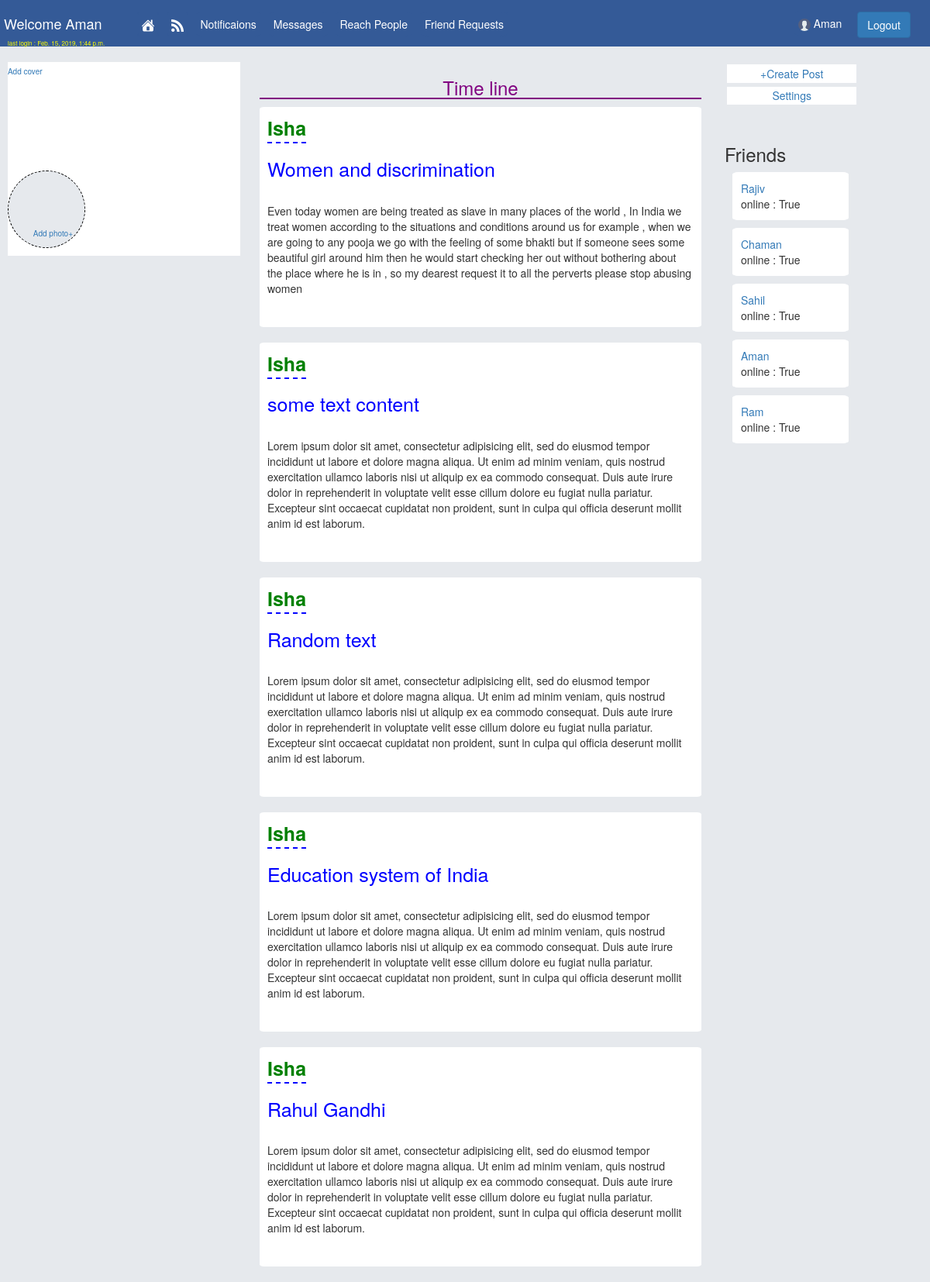
The page /display/19 (signed in) on the database its author committed.
### user_management/models.py (models this page shows)
class Posts(models.Model):
	user 			= 	models.ForeignKey(User,on_delete = models.CASCADE)
	content_type 	=	models.CharField(max_length=50 ,blank = True)				# This will be the caption or the heading of any post
	content 		=	models.TextField()
	post_image      =	models.ImageField(blank = True)
	no_of_likes		=	models.IntegerField(blank= True)
	no_of_comments	=	models.IntegerField(blank = True)

class friend(models.Model):
	my_detail 		=	models.ForeignKey(User,on_delete = models.CASCADE,related_name='my_detail')
	friend 			=	models.ForeignKey(User,on_delete = models.CASCADE,related_name='friend')

### user_management/views.py (the view)
# urls.py: path('display/<int:id>',display),
def display(request,id):
	try:
		user 					= 	User.objects.get(id= id)
	except:
		return HttpResponse('<center><h1>trying to hack ? You missed it then</h1></center>')
	data 					=   {}
	try :
		post 				= 	Posts.objects.filter(user = user)
		data['posts'] 		= 	post
	except:
		data['posts'] 		= 	'No Posts'
	try:
		p 					=	Profile.objects.get(user = user)
		data['profile'] 	= 	p
	except:
		data['profile'] 	= 	'user Doesnot exists'
	try:
		f 	 				= 	friend.objects.filter(my_detail = user)
		data['friends'] 	=	f
	except:
		data['friends']		= 	'No friends'
	return render(request,'display_profile.html',data)

### user_management/templates/display_profile.html (shortened to what this page needs)
{%extends 'profile.html'%}

### user_management/templates/profile.html (shortened to what this page needs)
{% load static%}
<!DOCTYPE html>
<html>
<head>
	<link rel="stylesheet" type="text/css" href="{% static 'bootstrap.min.css'%}">
	<link rel="stylesheet" type="text/css" href="{% static 'profile.css'%}">
</head>
<body style="background-color: #E6E9ED">
	<nav class="navbar navbar-light navbar-fixed-top" style="background-color: #345A97;height:60px; ">
		<div class="container-fluid">
		    <div class="navbar-header">
		      <a class="navbar-brand " href="/" style="color:white;padding: 20px;">
		    	  Welcome {{request.user|capfirst}}
		  	  </a><br>
		      <div style="padding-left:10px;color:yellow;font-size: 8px; ">
		      		last login : {{request.user.last_login}}
		      </div>
		    </div>
		    <ul class="icons navbar-nav">
		      <li><a href="/profile/{{request.user.id}}"><img src="{%static 'home.ico'%}"></a></li>
		      <li><a href="#"><img src="{%static 'newfeed.ico'%}"></a></li>
		      <li><a href="#">Notificaions</a></li>
		      <li><a href="#">Messages</a></li>
		      <li><a href="/exploring">Reach People</a></li>
		      <li ><a href="#" >Friend Requests</a></li>
		    </ul>
		    <div class="navbar-right" style="margin:15px;">
		    	<span>
		    		<a href="/profile/{{request.user.id}}">
		    			<span class="u_icon">
		    				<img src="{%static 'user.png'%}">
		    				<span style="color:white;margin-right:10px;"> {{request.user|capfirst}}</span>
		    			</span>
		    		</a>
		    	</span>
		    	<span>
		    		<a href="/logout" style="margin-right:10px;">
		    			<button class="btn btn-primary">Logout</button>
		    		</a>
		    	</span>
		    </div>
	  </div>
	</nav>
	{%if request.user.is_authenticated%}
		<div class="container-fluid " style="position: relative;top:80px;">
			<div class="col-lg-3  custom  " style="padding:0px">
				<div class="cover-pic ">
					<div class="profile-pic">
						<p style="position:absolute;right:15px;bottom:10px;margin:0px;">
							<a href="#" class="" style="text-align: center;font-size: 10px;">
								Add photo+
							</a>
						</p>
					</div>
					<div>
						<p><a href="#" style="font-size: 10px;	">Add cover</a></p>
					</div>
				</div>
			</div>
			<div class="col-lg-6" style="background-color:#E6E9ED; ">
				<h3 style="color:purple;text-align: center;border-bottom:2px solid purple;">Time line</h3>
				<div class="">
					{% if posts%}
						{% for post in posts %}
							<div class="post">
								<p><strong class="post-uname">{{post.user.username|capfirst}}</strong></p>
								<h3 class="post-heading">{{post.content_type}}</h3>
								<br>
								<p class="post-content">{{post.content}}</p>
								<br>
							</div>
							<br>
						{% endfor %}
					{% else %}
						<h3 style="color:blue">Add posts</h3>
					{%endif%}
				</div>
			</div>
			<div class="col-lg-2 " style="">
				<div class="functions">
					<ul>
						<li>
							<a id = "myBtn"> +Create Post </a>
						</li>
						<li>
							<a href="">Settings </a>
						</li>
					</ul>
				</div>
				<div class ="friend-wrapper ">
					<h3>Friends</h3>
						{%if friends %}
							{%for f in friends %}
								<div class="friend-box">
									<a href="/display/{{f.friend.id}}">
										{{f.friend.username|capfirst}}
									</a><br>
									online : {{f.friend.is_active}}
								</div>
							{% endfor %}
						{% else %}
							<div class="friend-box">No friends</div>
						{% endif %}
				</div>
			</div>
		</div>
	{%else%}
		<h1>You are not logged in </h1>
	{%endif%}
</body>
</html>

### user_management/static/profile.css (style rules this page uses)
* { padding:0px; margin:0px; box-sizing: border-box; }
.icons { padding:15px; }
.icons li { list-style: none; margin-left:10px; color:white; border: 1px solid #345A97; border-radius:10%; padding:5px; }
.icons li a { color:white; text-decoration: none; }
.navbar-right { width:auto; }
.u_icon { padding:5px; border: 1px solid #345A97; border-radius:10%; }
.container-fluid { padding:0px; }
.custom { margin-left:10px; margin-right:10px; background-color: white; }
.cover-pic { width:auto; height:250px; position:relative; }
.profile-pic { width:100px; height:100px; background-color: #E6E9ED; border-radius: 50%; border:1px dashed black; position: absolute; left:0px; bottom: 10px; }
.post { border-radius:1%; padding:10px; background-color: white; }
.post-uname { color:green; border-bottom: 2px dashed blue; font-size: 25px; }
.post-heading { font-size: 25px; color:blue; }
.functions { margin:2%; margin-bottom :30%; margin-right:0px; background-color:; border-radius:2%; }
.functions ul li { list-style: none; background-color: white; padding:1%; margin-bottom:3%; text-align: center; }
.friend-box { border:1px solid white; border-radius: 5%; padding:10px; margin: 10px; background-color: white; }
#myBtn { cursor: pointer; }

### rows shown on the page
Posts: user.username "Isha", content_type "Women and discrimination", content "Even today women are being treated as slave in many places of the world , In India we treat women according to the situations and conditions around us for example , when we are going to any pooja we go with the feeling of some bhakti but if someone sees some beautiful girl around him then he would start checking her out without bothering about the place where he is in , so my dearest request it to all the perverts please stop abusing women"
Posts: user.username "Isha", content_type "some text content", content "Lorem ipsum dolor sit amet, consectetur adipisicing elit, sed do eiusmod tempor incididunt ut labore et dolore magna aliqua. Ut enim ad minim veniam, quis nostrud exercitation ullamco laboris nisi ut aliquip ex ea commodo consequat. Duis aute irure dolor in reprehenderit in voluptate velit esse cillum dolore eu fugiat nulla pariatur. Excepteur sint occaecat cupidatat non proident, sunt in culpa qui officia deserunt mollit anim id est laborum."
Posts: user.username "Isha", content_type "Random text", content "Lorem ipsum dolor sit amet, consectetur adipisicing elit, sed do eiusmod tempor incididunt ut labore et dolore magna aliqua. Ut enim ad minim veniam, quis nostrud exercitation ullamco laboris nisi ut aliquip ex ea commodo consequat. Duis aute irure dolor in reprehenderit in voluptate velit esse cillum dolore eu fugiat nulla pariatur. Excepteur sint occaecat cupidatat non proident, sunt in culpa qui officia deserunt mollit anim id est laborum."
Posts: user.username "Isha", content_type "Education system of India", content "Lorem ipsum dolor sit amet, consectetur adipisicing elit, sed do eiusmod tempor incididunt ut labore et dolore magna aliqua. Ut enim ad minim veniam, quis nostrud exercitation ullamco laboris nisi ut aliquip ex ea commodo consequat. Duis aute irure dolor in reprehenderit in voluptate velit esse cillum dolore eu fugiat nulla pariatur. Excepteur sint occaecat cupidatat non proident, sunt in culpa qui officia deserunt mollit anim id est laborum."
Posts: user.username "Isha", content_type "Rahul Gandhi", content "Lorem ipsum dolor sit amet, consectetur adipisicing elit, sed do eiusmod tempor incididunt ut labore et dolore magna aliqua. Ut enim ad minim veniam, quis nostrud exercitation ullamco laboris nisi ut aliquip ex ea commodo consequat. Duis aute irure dolor in reprehenderit in voluptate velit esse cillum dolore eu fugiat nulla pariatur. Excepteur sint occaecat cupidatat non proident, sunt in culpa qui officia deserunt mollit anim id est laborum."
friend: friend.username "Rajiv", friend.is_active "True"
friend: friend.username "Chaman", friend.is_active "True"
friend: friend.username "Sahil", friend.is_active "True"
friend: friend.username "Aman", friend.is_active "True"
friend: friend.username "Ram", friend.is_active "True"

### other values the page prints
{{ request.user|capfirst }} "Aman"
{{ request.user.last_login }} "Feb. 15, 2019, 1:44 p.m."
